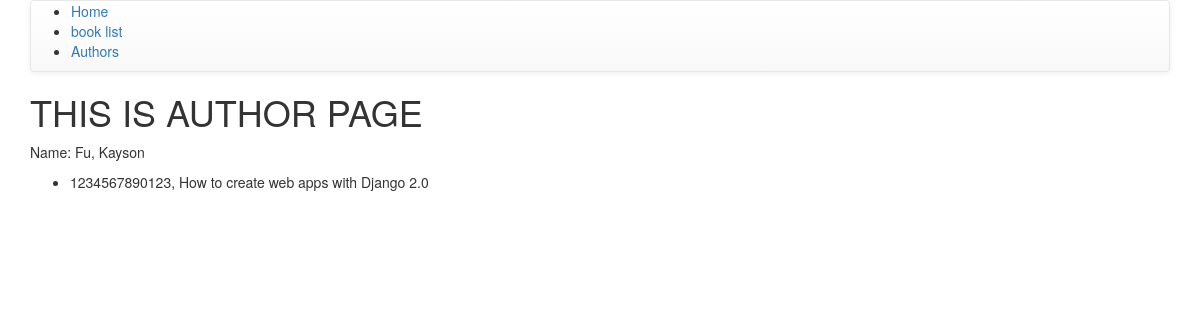
The page /catalog/author/1 on the database as committed earlier.
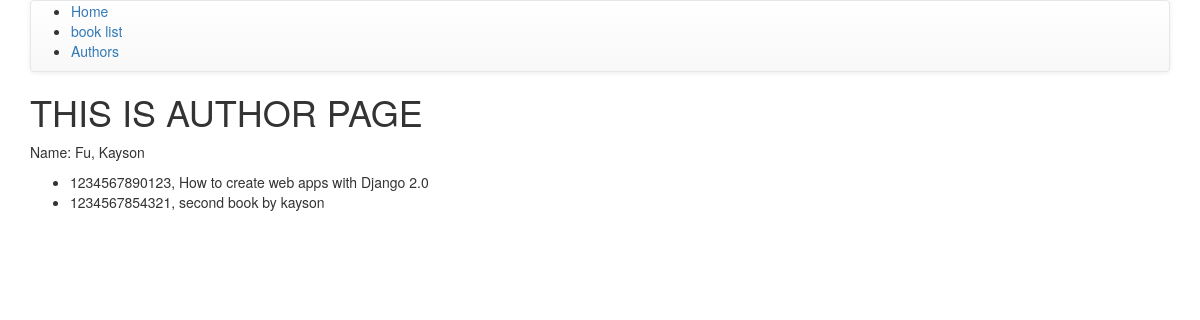
The same page on the database as committed later.
### catalog/models.py (models this page shows, shortened)
class Author(models.Model):
    first_name = models.CharField(max_length=100)
    last_name = models.CharField(max_length=100)
    date_of_birth = models.DateField(null=True, blank=True)
    date_of_death = models.DateField('Died', null=True, blank=True)
    class Meta:
        ordering = ["last_name"]

class Book(models.Model):
    title = models.CharField(max_length=200)
    author = models.ForeignKey('Author', on_delete=models.SET_NULL, null = True)
    summary = models.TextField(max_length=1000, help_text='Enter a brief description of the book')
    isbn = models.CharField('ISBN',
                            max_length=13,
                            help_text='13 Character <a href="https://www.isbn-international.org/content/what-isbn">ISBN Number</a>')
    genre = models.ManyToManyField(Genre, help_text='Select a genre for this book')
    def __str__(self):
        return self.title
    def display_genre(self):
        return ','.join([genre.name for genre in self.genre.all()[:3]])
    display_genre.short_description = 'Genre'

### catalog/views.py (the view)
# urls.py: path('author/<int:pk>', views.AuthorDetailView.as_view(), name='author-detail'),
class AuthorDetailView(generic.DetailView):
    model = Author
    template_name = 'catalog/author_detail.html'
    context_object_name = 'author'

### catalog/templates/catalog/author_detail.html (shortened to what this page needs)
{% extends 'catalog/base.html' %}
{% block content%}
  <h1>THIS IS AUTHOR PAGE</h1>
  <p>Name: {{author.last_name}}, {{author.first_name}}</p>
  <ul>
    {% for book in author.book_set.all %}
      <li>{{book.isbn}}, {{book}}</li>
    {% endfor %}
  </ul>
{% endblock %}

### catalog/templates/catalog/base.html (shortened to what this page needs)
<!DOCTYPE html>
{% load static %}
<html lang="en" dir="ltr">
<head>
  <link rel="stylesheet" href="https://maxcdn.bootstrapcdn.com/bootstrap/3.3.7/css/bootstrap.min.css">
  <link rel="stylesheet" href="https://maxcdn.bootstrapcdn.com/bootstrap/3.3.7/css/bootstrap-theme.min.css">
</head>
<body>
  <div class="container">
    <nav class="navbar navbar-default">
      <ul>
        <li><a href="{% url 'catalog:index' %}">Home</a></li>
        <li><a href="{% url 'catalog:books' %}">book list</a></li>
        <li><a href="#">Authors</a></li>
      </ul>
    </nav>
    {% block content %}
    {% endblock %}
  </div>
</body>
</html>

Rows that differ between the two databases and show on the page:
added Book: isbn "1234567854321", title "second book by kayson"
